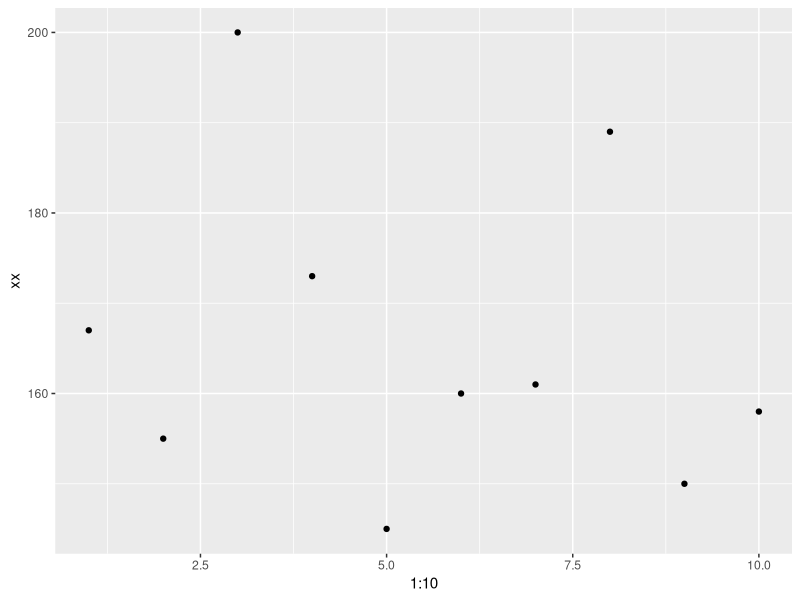
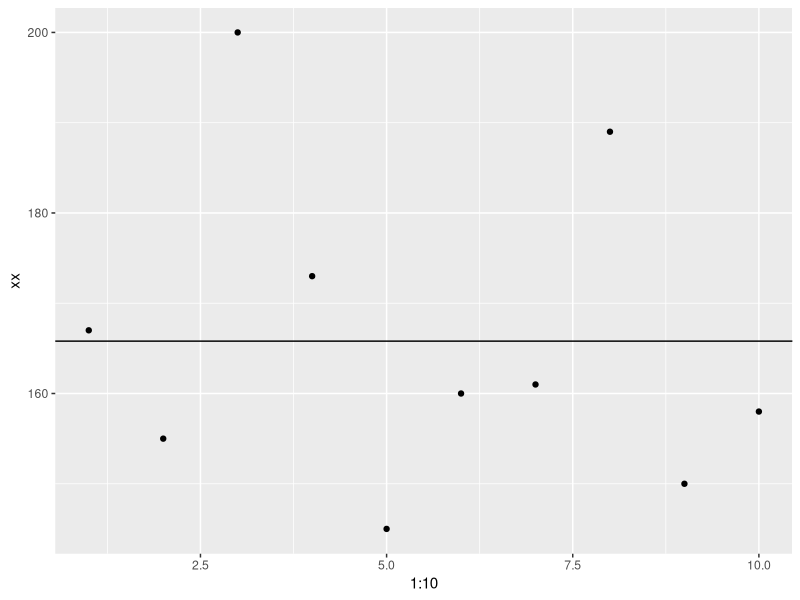
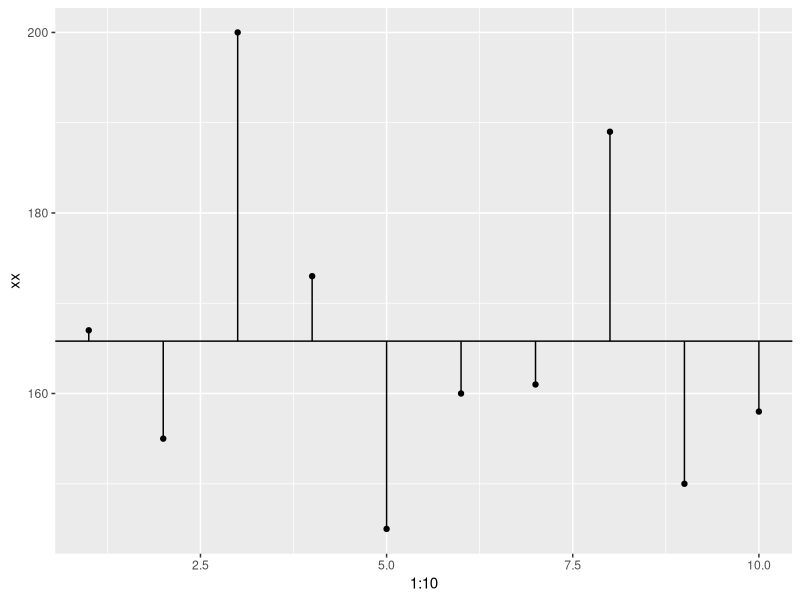

Here is the R script that generated these plots, in order:
## ---- chunk 1
library(ggplot2)
## ---- chunk 2
xx <- c(167, 155, 200, 173, 145, 160, 161,  189, 150, 158)
xx
## ---- chunk 3
mean(xx)
sd(xx)
## ---- chunk 4
ggplot(data.frame(xx), aes(x = 1:10, y = xx)) +
  geom_point()
## ---- chunk 5
ggplot(data.frame(xx), aes(x = 1:10, y = xx)) +
  geom_point()+
  geom_abline(intercept = mean(xx), slope = 0)
## ---- chunk 6
ggplot(data.frame(xx), aes(x = 1:10, y = xx)) +
  geom_point()+
  geom_abline(intercept = mean(xx), slope = 0)+
  geom_segment(aes(xend = 1:10, y = mean(xx), yend = xx))
## ---- chunk 7
# Deviance
# subtract each point from the model
deviance <- xx - mean(xx)
deviance
## ---- chunk 8
# Sum of deviance
# add all of the deviance

# I'll show each step in the process commented out.  
#sum(xx - mean(xx))
sum_of_deviance <- sum(deviance)
sum_of_deviance
## ---- chunk 9
# Sum of squared errors
# square the results
#sum((xx - mean(xx))^2)
sum_of_squared_errors <- sum(deviance^2)
sum_of_squared_errors
## ---- chunk 10
# Variance
# divide by n of observations - 1
# sum((xx - mean(xx))^2)/(length(xx)-1)
variance <- sum_of_squared_errors/(length(xx)-1)
variance
## ---- chunk 11
# Standard deviation
# sqrt(sum((xx - mean(x1))^2)/(length(xx)-1))
sqrt(variance)
## ---- chunk 12
sd(xx)

sqrt(variance)
## ---- chunk 13
date <- "2020-11-06"
## ---- chunk 14

